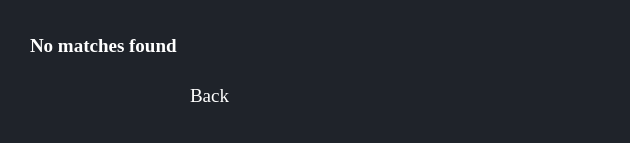
<?xml version="1.0" encoding="UTF-8"?>
<ui version="4.0">
 <class>MainWindow</class>
 <widget class="QMainWindow" name="noResultFound">
  <property name="geometry">
   <rect>
    <x>0</x>
    <y>0</y>
    <width>630</width>
    <height>143</height>
   </rect>
  </property>
  <property name="windowTitle">
   <string>MainWindow</string>
  </property>
  <property name="styleSheet">
   <string notr="true">*{
	
border:none;
background-color:transparent;
background:none;
padding:0;
margin:0;
color:#fff;
}



#centralwidget{
background-color:#1f232a;
}
#EditVendor{
background-color:#16191d;
}
QPushButton{
text-align:left;
padding: 5px 10px;

border-top-left-radius:5px;
border-botton-left-radius:5px;
}
QPushButton:pressed{
background-color:grey;
text-align:left;
padding:2px 10px;
color:white;}</string>
  </property>
  <widget class="QWidget" name="centralwidget">
   <widget class="QLabel" name="label">
    <property name="geometry">
     <rect>
      <x>30</x>
      <y>30</y>
      <width>241</width>
      <height>31</height>
     </rect>
    </property>
    <property name="font">
     <font>
      <family>Georgia</family>
      <pointsize>14</pointsize>
      <weight>75</weight>
      <bold>true</bold>
     </font>
    </property>
    <property name="text">
     <string>No matches found</string>
    </property>
   </widget>
   <widget class="QPushButton" name="pushButton">
    <property name="geometry">
     <rect>
      <x>180</x>
      <y>80</y>
      <width>71</width>
      <height>31</height>
     </rect>
    </property>
    <property name="font">
     <font>
      <family>Georgia</family>
      <pointsize>14</pointsize>
     </font>
    </property>
    <property name="styleSheet">
     <string notr="true">QPushButton:hover {
    background-color: #0000FF; /* 鼠标悬停时的背景颜色为蓝色 */
    color: #FFFFFF; /* 鼠标悬停时的文字颜色为白色 */
}</string>
    </property>
    <property name="text">
     <string>Back</string>
    </property>
   </widget>
  </widget>
 </widget>
 <resources/>
 <connections/>
</ui>
